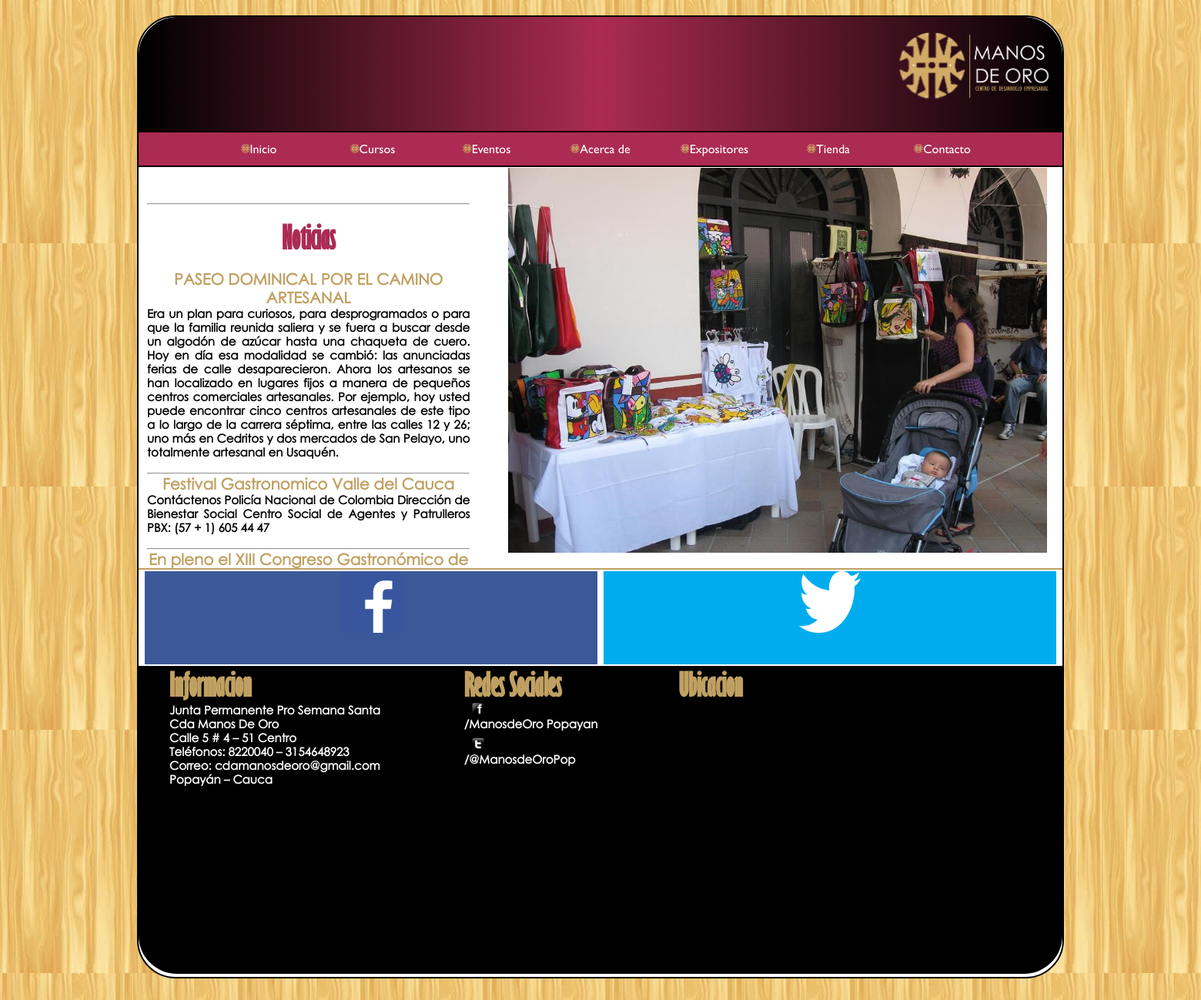
/Interfaces, run on the app's committed database.
### tables this page shows
CREATE TABLE IF NOT EXISTS `noticias` (
`idNoticia` int(11) NOT NULL,
  `titulo` varchar(150) NOT NULL,
  `contenido` text NOT NULL
);

### Librerias/Datasource.php (called while the page is built, shortened)
<?php
class Datasource {
        var $dbLink;
       function Datasource($dbHost, $dbName, $dbuser, $dbpasswd) {
                $this->dbLink = mysql_connect ($dbHost, $dbuser, $dbpasswd);
	}
        function execute($sql) {
                $result = mysql_query($sql, $this->dbLink);
                return $result;
        }
        function nextRow ($result) {
                $row = mysql_fetch_array($result);
                return $row;
        }
        function checkErrors($sql) {
                $err=mysql_error();
                $errno=mysql_errno();
                if($errno) {
                        $message = "The following SQL command ".$sql." caused Database error: ".$err.".";
                        print "Unrecowerable error has occurred. All data will be logged.";
                        print "Please contact System Administrator for help! \n";
                        print " ".$message." \n";
                        exit;
                } else {
                        return;
                }
        }
}
?>

### Librerias/NoticiasDao.php (called while the page is built, shortened)
<?php
class NoticiasDao {
    function createValueObject() {
          return new Noticias();
    }
    function loadAll($conn) {
          $sql = "SELECT * FROM noticias ORDER BY idNoticia ASC ";
          $searchResults = $this->listQuery($conn, $sql);
          return $searchResults;
    }
    function listQuery($conn, $sql) {
          $searchResults = array();
          $result = $conn->execute($sql);
          while ($row = $conn->nextRow($result)) {
               $temp = $this->createValueObject();
               $temp->setIdNoticia($row[0]);
               $temp->setTitulo($row[1]);
               $temp->setContenido($row[2]);
               array_push($searchResults, $temp);
          }
          return $searchResults;
    }
}
?>

### Librerias/Noticias.php (called while the page is built, shortened)
<?php
class Noticias {
    var $titulo;
    var $contenido;
    function getTitulo() {
          return $this->titulo;
    }
    function setTitulo($tituloIn) {
          $this->titulo = $tituloIn;
    }
    function getContenido() {
          return $this->contenido;
    }
    function setContenido($contenidoIn) {
          $this->contenido = $contenidoIn;
    }
}
?>

### Interfaces/index.php (the view, shortened to what this page needs)
<?php
	include_once("../Librerias/Datasource.php");
	include_once("../Librerias/NoticiasDao.php");
	include_once("../Librerias/Noticias.php");
			?>
			<?php
	$conn=new Datasource($dbhost,$dbName,$dbUser,$dbPassword);
	$ndao=new NoticiasDao();
	$noticias=$ndao->loadAll($conn);
?>
<!DOCTYPE html>
<html>
	<head>
		<link rel="stylesheet" href="../css/diseno.css">
	</head>
	<body  onload="initialize()">
		<div id="contenedor">
			<header>
				<div id="img_fon">
					<img src="../imgs/logo1.png" id="logo_cabecera">
				</div>
			</header>
			<nav>
				<center>
				<ul>
					<li onclick="ir_inicio()"> <img id="logo_nav" src="../imgs/logo.png">Inicio</li>
					<li onclick="ir_cursos()"> <img id="logo_nav" src="../imgs/logo.png">Cursos</li>
					<li onclick="ir_eventos()"> <img id="logo_nav" src="../imgs/logo.png">Eventos</li>
					<li onclick="ir_acerca()"> <img id="logo_nav" src="../imgs/logo.png">Acerca de</li>
					<li onclick="ir_expositores()"> <img id="logo_nav" src="../imgs/logo.png">Expositores</li>
					<li onclick="ir_tienda()"> <img id="logo_nav" src="../imgs/logo.png">Tienda</li>
					<li onclick="ir_contacto()"> <img id="logo_nav" src="../imgs/logo.png">Contacto</li>
				</ul>
				</center>
			</nav>
			<section>
				<div style="padding: 10px; float: left; width: 35%; height: 500px;text-align: justify; overflow: scroll;;">
					<center>
						<br>
						<br>
<hr>
<br>
						<h1 id="titulos_noti">Noticias</h1>
<br>
						<?php
			for($i=4;$i<count($noticias);$i++)
			{
				$j=count($noticias)+3-$i;
				echo("<h2 id='titulos_noticias'>".$noticias[$j]->getTitulo()."</h2>");
				echo("<h3 id='strings_editar' style='noticias'>".$noticias[$j]->getContenido()."</h3>");
				echo("<br>");
				echo("<hr>");
			}
		?>
					</center>
				</div>
				<div style="float: right; width: 60%;">
					<div id="slider">
						<div><img id="fondo" src="../imgs/img1.jpg"></div>
					</div>
				</div>
			</section>
			<center>
			<div id="redes">
				<a onclick="ir_facebook()"><div id="face">
					<img src="../imgs/facebook_logo.png" id="logo_redes_soc">
					<h1 id="vist">Visitanos en Facebook</h1>
				</div></a>
				<a onclick="ir_twiter()"><div id="twiter">
					<img src="../imgs/Twitter_logo.png" id="logo_redes_soc">
					<h1 id="vist">Visitanos en Twiter</h1>
				</div></a>
			</div>
			</center>
			<footer>
				<div style="float: left; width: 33%;">
						<h1 id="titulos_footer">Informacion</h1>
						<h1 id="strings_footer">Junta Permanente Pro Semana Santa</h1>
						<h1 id="strings_footer">Cda Manos De Oro</h1>
						<h1 id="strings_footer">Calle 5 # 4 – 51 Centro</h1>
						<h1 id="strings_footer">Teléfonos: 8220040 – 3154648923</h1>
						<h1 id="strings_footer">Correo: cdamanosdeoro@gmail.com</h1>
						<h1 id="strings_footer">Popayán – Cauca</h1>
				</div>
				<div style="float: left; width: 23%;">
						<h1 id="titulos_footer">Redes Sociales</h1>
						<div id="foot_face">
							<a onclick="ir_facebook()"><img src="../imgs/facebook.png" id="logo_redes"></a>
							<h1 id="strings_footer">/ManosdeOro Popayan</h1>
						</div>
						<br>
						<div id="foot_twiter">
						<a onclick="ir_twiter()"><img src="../imgs/twiter.png" id="logo_redes"></a>
						<h1 id="strings_footer">/@ManosdeOroPop</h1>
						</div>
				</div>
				<div style="float: right; width: 43%;">
						<h1 id="titulos_footer">Ubicacion</h1>
						 <div id="map_canvas" style="width:auto; height:300px; margin-right:10px"></div>
			</footer>
		</div>
	</body>
</html>

### css/diseno.css (style rules this page uses)
* { margin : 0px; padding : 0px; }
header, nav, section, aside, footer { display : block; -moz-box-sizing: border-box; -webkit-box-sizing: border-box; -ms-box-sizing: border-box; -o-box-sizing: border-box; }
body { padding-left: 80px; padding-right: 80px; background-image: url("../imgs/fondo_madera.jpg"); }
#contenedor { margin: 20px auto auto auto; position: relative; height: auto; width: 1200px; -moz-border-radius: 50px 50px 50px 50px; -webkit-border-radius: 50px 50px 50px 50px; border-style: solid; border-width: 2px; border-color: #000; background: #fff; }
header { height: 150px; background : -moz-linear-gradient(left, #000000,#AB2B53, #000000); background : -webkit-linear-gradient(left, #000000,#AB2B53, #000000); -moz-border-radius: 50px 50px 0px 0px; -webkit-border-radius: 50px 50px 0px 0px; border-style: solid; border-width: 2px; border-color: #000000; border-right: none; border-top: none; border-left: none; }
nav { width: auto; height: auto; border-style: solid; border-width: 2px; border-color: #AB2B53; border-left: none; border-right: none; }
nav ul { background : #AB2B53; }
nav li { width: 10%; font-family:GillSansMT; display: inline-block; list-style: none; cursor: pointer; color: #ffffff; border-style: solid; border-width: 2px; border-color: #AB2B53; border-top: none; border-bottom: none; text-align: center; padding: 10px; padding-right: none; }
section { width: auto; height: 505px; background: #ffffff; color: #000000; border-style: solid; border-width: 2px; border-color: #000000; border-left: none; border-bottom: none; border-right: none; padding: 1px; }
footer { display: inline-block; list-style: none; padding-left: 40px; font-family:GillSansMT; font-size: 9px; color: #ffffff; width: 100%; height: 400px; background : #000000; clear : both; -moz-border-radius: 0px 0px 50px 50px; -webkit-border-radius: 0px 0px 50px 50px; }
#logo_cabecera { height: 90%; width: 19%; float: right; }
#logo_nav { height: 10%; width: 10%; }
#logo_redes { margin-left: 10px; cursor: pointer; height: 53%; width: 99%; }
#logo_redes { margin-left: 10px; cursor: pointer; height: 53%; width: 6%; }
#titulos_footer { font-family:GillSansMTCondensed; color: #C0A062; font-size: 40px; text-decoration: none; }
#strings_footer { font-family: CenturyGothicNormal; color: #ffffff; font-size: 15px; }
#strings_editar { font-family: CenturyGothicNormal; color: #000; font-size: 15px; text-align: justify; }
#slider { width: 100%; height: 500px; }
#slider > div { position: absolute; width: 100%; height: 500px; }
#fondo { width: 700px; height: 500px; }
#img_fon { width: auto; height: auto; padding-top: 20px; padding-left: 80px; }
#redes { width: 100%; display: inline-block; border-style: solid; border-width: 2px; border-color: #C0A062; border-left: none; border-bottom: none; border-right: none; background-color: #fff; }
#face { display: inline-block; list-style: none; margin: 2px; width: 49%; background-color: #3B5998; color: transparent; }
#twiter { display: inline-block; margin: 2px; width: 49%; background-color: #00aced; color: transparent; }
#logo_redes_soc { width: 80px; height: 80px; }
#titulos_noti { font-family:GillSansMTCondensed; color: #AB2B53; font-size: 40px; vertical-align:middle; }
#titulos_noticias { font-family:CenturyGothicNormal; color: #C0A062; font-size: 20px; }

### data on the page
noticias: titulo "PASEO DOMINICAL POR EL CAMINO ARTESANAL", contenido "Era un plan para curiosos, para desprogramados o para que la familia reunida saliera y se fuera a buscar desde un algodón de azúcar hasta una chaqueta de cuero. Hoy en día esa modalidad se cambió: las anunciadas ferias de calle desaparecieron. Ahora los artesanos se han localizado en lugares fijos a manera de pequeños centros comerciales artesanales. Por ejemplo, hoy usted puede encontrar cinco centros artesanales de este tipo a lo largo de la carrera séptima, entre las calles 12 y 26; uno más en Cedritos y dos mercados de San Pelayo, uno totalmente artesanal en Usaquén."
noticias: titulo "Festival Gastronomico Valle del Cauca", contenido "Contáctenos Policía Nacional de Colombia Dirección de Bienestar Social Centro Social de Agentes y Patrulleros PBX: (57 + 1) 605 44 47"
noticias: titulo "En pleno el XIII Congreso Gastronómico de…"
